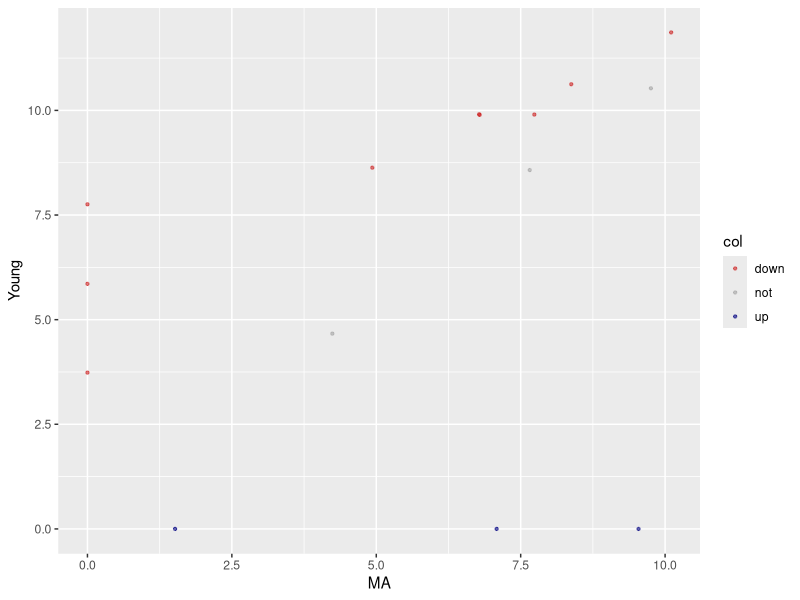
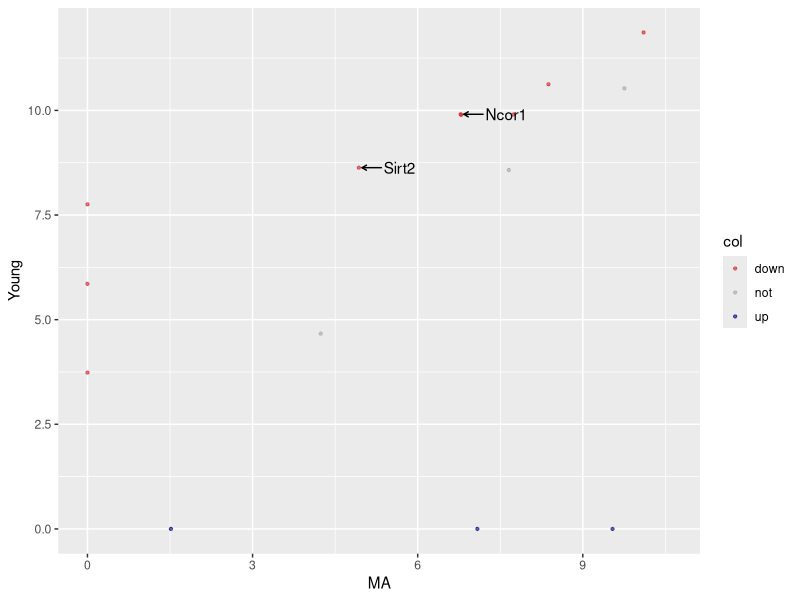

Reproduce these figures in R, in order.
## ---- chunk 1
M <- read.table("./data.xls", sep = "\t", quote = "", row.names = 1, header = T)
library(ggplot2)
p <- ggplot(M, aes(MA, Young, color = col)) +
    # geom_point() +
    geom_point(alpha = 6 / 10, size = 0.8) +
    scale_color_manual(
        # values = c("#e87d72", "#53b74c", "#316ef1")
        values = c("firebrick3", "#a5a5a5", "#000080")
    )
#  +
# theme(text = element_text(size = 17))
p
## ---- chunk 2

lable <- rep(NA, nrow(M))
names(lable) <- rownames(M)
length(lable)

anno <- data.frame(
    row.names = c("ENSRNOG00000020102", "ENSRNOG00000055246"),
    name = c("Sirt2", "Ncor1")
)
filter_gene <- names(lable)[names(lable) %in% rownames(anno)]
lable[filter_gene] <- anno[filter_gene, 1]
lable <- as.vector(lable)
# lable
lable[!is.na(lable)]

library(ggrepel)
p2 <- p +
    geom_text_repel(aes(MA, Young, label = lable),
        # # family = "Times",
        # fontface = "bold",
        # size = 6,
        seed = 32,
        # size = 4,
        arrow = arrow(length = unit(0.05, "inches")), # 将线段渲染为箭头
        color = "#000000",
        nudge_x = .5, # 调整文本标签的起始 x 位置
        # nudge_y = .15, # 调整文本标签的起始 y 位置
        box.padding = unit(1, "lines"), # 线条长度。在文本标签周围填充
        point.padding = -0.2, # lines	在标记的数据点周围填充
        min.segment.length = 0, # =0, 绘制所有线段，不管他们是多么短暂。
        # point.padding = unit(1.6, "lines"),
        point.size = 3, # 每个文本标签的每个点的大小
        # segment.size = 1,  # 0.5 mm 线段粗细
        # segment.inflect = TRUE,  # 中点处的曲线拐点
        segment.curvature = -1e-20,
        # segment.curvature = -.1, # 增加右手曲率，负值会增加左手曲率，0 表示直线
        segment.ncp = 0, # 为曲线提供 3 个控制点
        # segment.angle = -20, # 将曲线向起点倾斜，大于 90 的值将向终点倾斜
        segment.color = "#000000"
    )
p2

width <- 10 / 1.5
height <- 8 / 1.5
